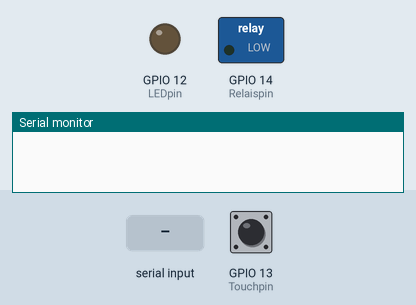
A sketch run on a simulated ESP32. Shown: switched loads named in the sketch (green lamp = pin HIGH), output pins drawn as LEDs (lit = HIGH), the last lines printed to the serial monitor. The inputs (shaded band) are chosen by the test bench; at power-on: GPIO 13 (Touchpin) HIGH. Random numbers use the default seed unless the sketch sets one; nothing arrives over Bluetooth unless stated.

Above: at 1.2 s.
1.3 s: "1\n" received over the second serial link
At 4.1 s:
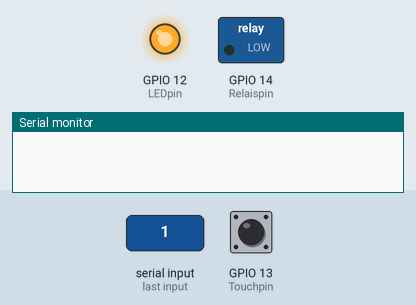
4.3 s: "2\n" received over the second serial link
At 7.17 s:
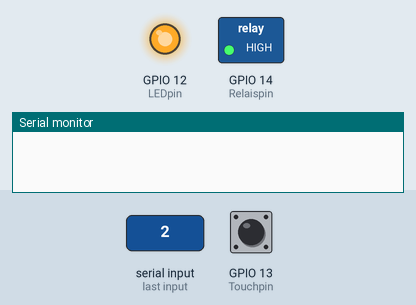
7.3 s: GPIO 13 (Touchpin) pulled LOW for 0.15 s
At 8.3 s:
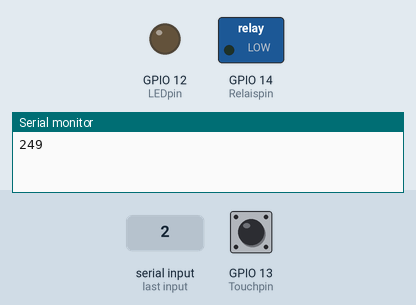
8.9 s: "31\n" received over the second serial link
At 10.4 s:
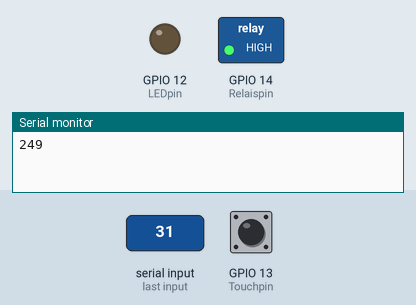
11.4 s: "30,150\n" received over the second serial link
At 13.4 s:
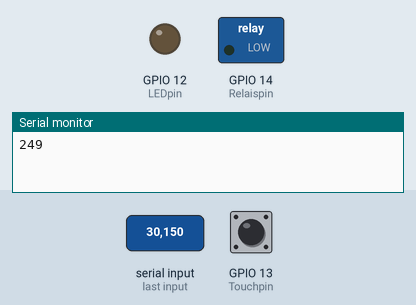
13.9 s: "1,90\n" received over the second serial link
At 16.1 s:
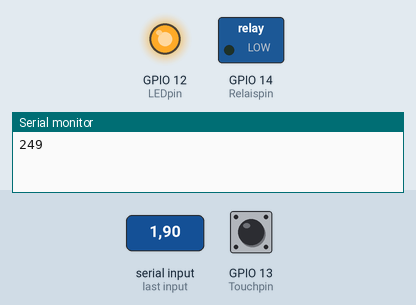
Timing chart, 0 to 17.6 s (numbered marks = the images above; inputs shaded):
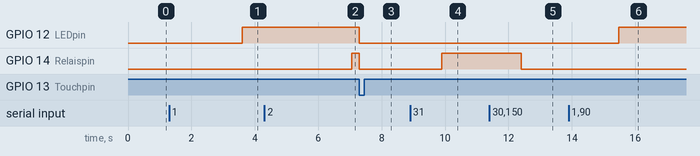

The sketch:

Reaktionszeitmesser_V2.ino
```cpp
#include "BluetoothSerial.h"

const int Touchpin = 13;
const int TouchSchwelle = 25;
const int LEDpin = 12;
const int Relaispin = 14;

int st = 0;

BluetoothSerial SerialBT;

void ohneEMS() {
  int i = millis() - st;
  touchDetachInterrupt(Touchpin);
  digitalWrite(LEDpin, LOW);
  String s = "";
  s += i;
  s += "ms";
  SerialBT.println(s);
  Serial.println(i);
}

void mitEMS() {
  int i = millis() - st;
  touchDetachInterrupt(Touchpin);
  digitalWrite(LEDpin, LOW);
  digitalWrite(Relaispin, LOW);

  String s = "";
  s += i;
  s += "ms";
  SerialBT.println(s);
  Serial.println(i);
}

void FingerSteuern() {
  SerialBT.println("FS Aktiv");
  while (true) {
        if (touchRead(Touchpin) < TouchSchwelle) {
          digitalWrite(Relaispin, HIGH);
          digitalWrite(LEDpin, HIGH);
        } else {
          digitalWrite(Relaispin, LOW);
          digitalWrite(LEDpin, LOW);
                  }
        if (SerialBT.available()) {
          int i = SerialBT.readString().toInt();
          //Serial.println(txt);
          if (i == 40) {
            Serial.println("--ms");
            break;
          }
        }
      }
}


void setup() {
  // put your setup code here, to run once:
  Serial.begin(115200);
  SerialBT.begin("Reaktionszeitmesser");
  pinMode(LEDpin, OUTPUT);
  pinMode(Relaispin, OUTPUT);
}

void loop() {
  // put your main code here, to run repeatedly:
  if (SerialBT.available()) {
    int i = SerialBT.readString().toInt();
    //Serial.println(i);
    switch(i) {
      case 1 :  SerialBT.println("...");
      delay(random(500, 2500));
                touchAttachInterrupt(Touchpin, ohneEMS, TouchSchwelle);
                digitalWrite(LEDpin, HIGH);
                st = millis();
                break;

      case 2:   SerialBT.println("....");
      delay(random(500, 2500));
                touchAttachInterrupt(Touchpin, mitEMS, TouchSchwelle);
                digitalWrite(LEDpin, HIGH);
                digitalWrite(Relaispin, HIGH);
                st = millis();
                break;
      case 31: digitalWrite(Relaispin, HIGH); break;
      case 30: digitalWrite(Relaispin, LOW); break;
      case 41: FingerSteuern(); break;
      case 66: touchDetachInterrupt(Touchpin);
                digitalWrite(LEDpin, LOW);
                digitalWrite(Relaispin, LOW);
                SerialBT.println("STOP");
                break;
    }
  }
}
```

Measured:
- after the input at 1.3 s, GPIO 12 (LEDpin): LOW → HIGH after 2.3 s
- after the input at 4.3 s, GPIO 14 (Relaispin): LOW → HIGH after 2.8 s
- after the input at 7.3 s, GPIO 12 (LEDpin), GPIO 14 (Relaispin): HIGH → LOW at once
- after the input at 8.9 s, GPIO 14 (Relaispin): LOW → HIGH after 1.0 s
- after the input at 11.4 s, GPIO 14 (Relaispin): HIGH → LOW after 1.0 s
- after the input at 13.9 s, GPIO 12 (LEDpin): LOW → HIGH after 1.6 s
